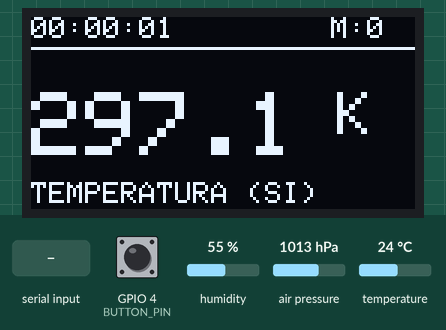
Recording of a sketch running on a simulated ESP32. On the bench: 128×64 one-colour display. The test bench sets the inputs (shaded band); at power-on: GPIO 4 (BUTTON_PIN) HIGH, humidity 55 %, air pressure 1013 hPa, temperature 24 °C. EEPROM starts erased; what the sketch prints to the serial monitor is not drawn. At 8.4 s the program restarts the board; the recording ends there.

Above: at 2.7 s.
2.8 s: GPIO 4 (BUTTON_PIN) pulled LOW for 1 s
At 4.4 s:
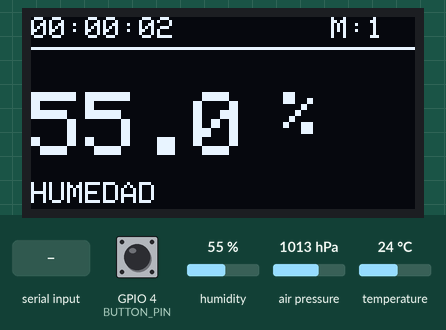
6.9 s: "SET_NAME:90\n" received over Serial
At 8.2 s:
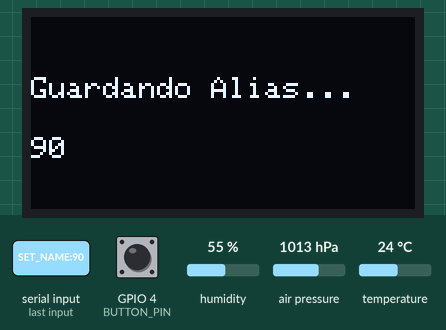
Timing chart, 0 to 8.4 s (numbered marks = the images above; inputs shaded):
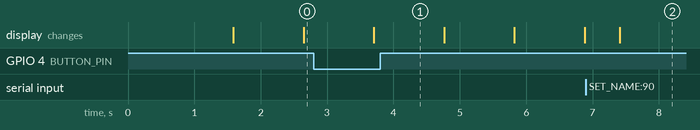

The sketch:

codigo_esp32.ino
```cpp
#include <Wire.h>
#include <Adafruit_GFX.h>
#include <Adafruit_SSD1306.h>
#include <Adafruit_Sensor.h>
#include <Adafruit_BME280.h>
#include <WiFi.h>
#include <Preferences.h> // LIBRERÍA PARA GUARDAR EN MEMORIA PERMANENTE

// --- Configuración ---
#define SDA_PIN 21
#define SCL_PIN 22
#define BUTTON_PIN 4
#define SCREEN_WIDTH 128
#define SCREEN_HEIGHT 64

Adafruit_SSD1306 display(SCREEN_WIDTH, SCREEN_HEIGHT, &Wire, -1);
Adafruit_BME280 bme;
Preferences preferences; // Objeto para memoria no volatil

// Variables
unsigned long startTime;
int realHour = 0, realMin = 0, realSec = 0;
unsigned long lastTimeSync = 0;

int contador = 0;
int lastButtonState = HIGH;
int buttonState;
unsigned long lastDebounceTime = 0;
unsigned long debounceDelay = 50;

String macAddress;
String deviceNickname = "SinNombre"; // Apodo por defecto

void mostrarSoloTemperatura(float tempC);
void mostrarSoloHumedad(float hum);
void mostrarSoloPresion(float presHPa);
void mostrarLogoPelon();

void setup() {
  Serial.begin(115200);
  Serial.setTimeout(50);

  pinMode(BUTTON_PIN, INPUT_PULLUP);
  WiFi.mode(WIFI_STA);

  // --- 1. INICIAR MEMORIA PERMANENTE ---
  // "config" es el nombre del espacio de nombres (namespace)
  preferences.begin("config", false);
  // Leer el apodo guardado. Si no existe, usa "SinNombre"
  deviceNickname = preferences.getString("nick", "SinNombre");
  // -------------------------------------

  Wire.begin(SDA_PIN, SCL_PIN);
  if (!display.begin(SSD1306_SWITCHCAPVCC, 0x3C)) { for(;;); }

  if (!bme.begin(0x76)) {
     if (!bme.begin(0x77)) {
        display.clearDisplay(); display.println("Error Sensor"); display.display(); while (1);
     }
  }

  macAddress = WiFi.macAddress();

  // Pantalla de carga
  display.clearDisplay();
  display.setTextSize(1); display.setTextColor(WHITE);
  display.setCursor(0,0); display.println("SISTEMA PELON");
  display.setCursor(0,20); display.println("ID MAC:");
  display.setCursor(0,30); display.println(macAddress);
  display.setCursor(0,50); display.print("Alias: "); display.println(deviceNickname);
  display.display();
  delay(1500);

  startTime = millis();
  lastTimeSync = millis();
}

void loop() {
  // --- 2. ESCUCHAR COMANDOS DE PYTHON (HORA Y ALIAS) ---
  if (Serial.available() > 0) {
    String input = Serial.readStringUntil('\n');
    input.trim();

    // Sincronizar Hora
    if (input.startsWith("T:")) {
      realHour = input.substring(2, 4).toInt();
      realMin = input.substring(5, 7).toInt();
      realSec = input.substring(8, 10).toInt();
      lastTimeSync = millis();
    }

    // GUARDAR NUEVO APODO EN MEMORIA
    if (input.startsWith("SET_NAME:")) {
      String newName = input.substring(9);
      if (newName.length() > 0) {
        preferences.putString("nick", newName); // Guardar permanentemente
        display.clearDisplay();
        display.setCursor(0,20); display.println("Guardando Alias...");
        display.setCursor(0,40); display.println(newName);
        display.display();
        delay(1000);
        ESP.restart(); // Reiniciar para aplicar cambios limpios
      }
    }
  }

  unsigned long delta = (millis() - lastTimeSync) / 1000;
  long totalSec = realHour * 3600L + realMin * 60L + realSec + delta;
  int currentSec = totalSec % 60;
  int currentMin = (totalSec / 60) % 60;
  int currentHour = (totalSec / 3600) % 24;

  float tempC = bme.readTemperature();
  float hum = bme.readHumidity();
  float presHPa = bme.readPressure() / 100.0F;

  // --- 3. ENVIAR ID COMPUESTO (MAC + APODO) ---
  // Formato: ID:MAC|APODO
  Serial.print("ID:");
  Serial.print(macAddress);
  Serial.print("|");
  Serial.println(deviceNickname);

  Serial.print(millis()); Serial.print(",");
  Serial.print(tempC, 2); Serial.print(",");
  Serial.print(hum, 2); Serial.print(",");
  Serial.println(presHPa, 2);

  // Lógica Botón
  int reading = digitalRead(BUTTON_PIN);
  if (reading != lastButtonState) lastDebounceTime = millis();
  if ((millis() - lastDebounceTime) > debounceDelay) {
    if (reading != buttonState) {
      buttonState = reading;
      if (buttonState == LOW) {
        contador++;
        if (contador > 3) contador = 0;
      }
    }
  }
  lastButtonState = reading;

  // Renderizado OLED
  display.clearDisplay();
  display.setTextSize(1); display.setTextColor(WHITE);

  display.setCursor(0, 0);
  if (currentHour < 10) display.print("0"); display.print(currentHour); display.print(":");
  if (currentMin < 10) display.print("0"); display.print(currentMin); display.print(":");
  if (currentSec < 10) display.print("0"); display.print(currentSec);

  display.setCursor(100, 0); display.print("M:"); display.print(contador);
  display.drawLine(0, 10, 128, 10, WHITE);

  switch(contador) {
    case 0: mostrarSoloTemperatura(tempC); break;
    case 1: mostrarSoloHumedad(hum); break;
    case 2: mostrarSoloPresion(presHPa); break;
    case 3: mostrarLogoPelon(); break;
  }
  display.display();
  delay(500);
}

void mostrarSoloTemperatura(float tempC) {
  float tempK = tempC + 273.15;
  display.setCursor(0, 25); display.setTextSize(3);
  display.print(tempK, 1); display.setTextSize(2); display.println(" K");
  display.setTextSize(1); display.setCursor(0, 55); display.print("TEMPERATURA (SI)");
}
void mostrarSoloHumedad(float hum) {
  display.setCursor(0, 25); display.setTextSize(3);
  display.print(hum, 1); display.setTextSize(2); display.println(" %");
  display.setTextSize(1); display.setCursor(0, 55); display.print("HUMEDAD");
}
void mostrarSoloPresion(float presHPa) {
  float presPa = presHPa * 100.0;
  display.setCursor(0, 25); display.setTextSize(2);
  display.print(presPa, 0); display.println(" Pa");
  display.setTextSize(1); display.setCursor(0, 55); display.print("PRESION (SI)");
}
void mostrarLogoPelon() {
  display.drawCircle(64, 32, 20, WHITE);
  display.fillCircle(56, 28, 3, WHITE);
  display.fillCircle(72, 28, 3, WHITE);
  display.drawPixel(57, 39, WHITE); display.drawPixel(71, 39, WHITE);
  display.drawLine(58, 40, 70, 40, WHITE);
  display.setTextSize(1); display.setCursor(50, 55); display.print("PELON");
  display.drawLine(60, 18, 68, 18, WHITE); display.drawLine(58, 20, 70, 20, WHITE);
}
```

Measured:
- after the input at 2.8 s, the display: changes after 0.90 s (image 1)
- after the input at 6.9 s, the display: changes after 0.51 s (image 2)
